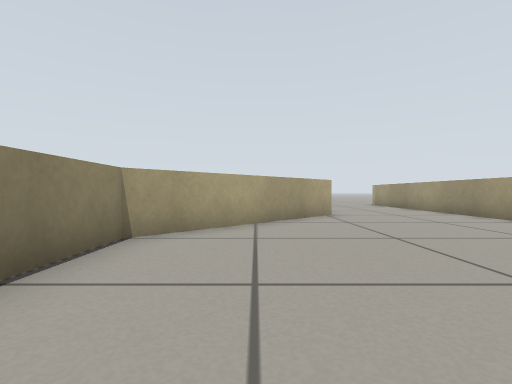
view 1 (above)

16 first-person views from a walk through a Gazebo world. The camera is 0.33 m above the floor, looks level and sees 85° across. The floor is counted in squares, 0.5 m on a side. Each view is taken from the middle of a square. On the plan, view 1 faces up. The plan holds only what a view shows up to about 9 squares ahead; the rest is blank. The place goes on beyond the plan.

view 2
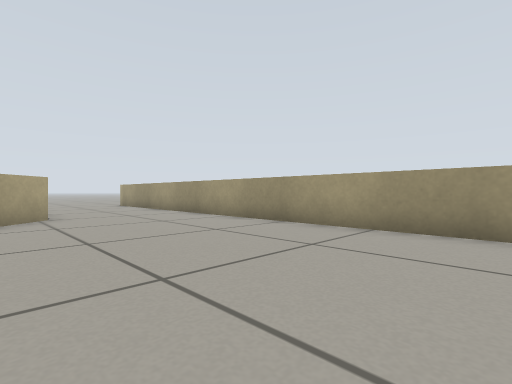

view 3
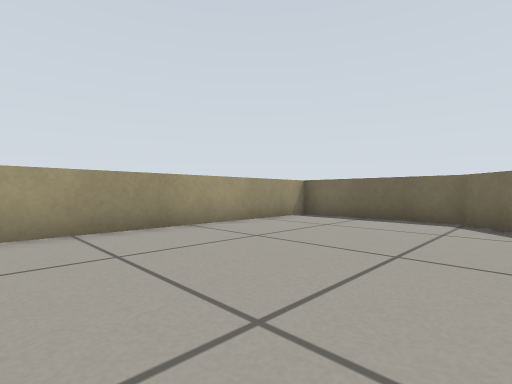

view 4
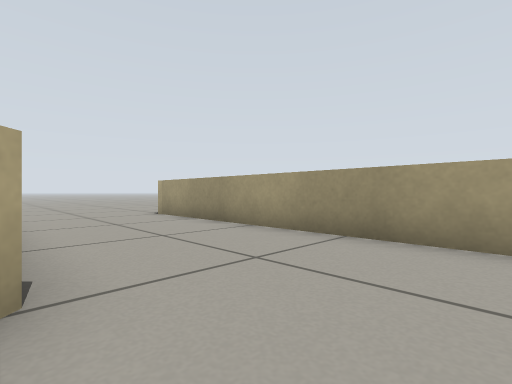

view 5
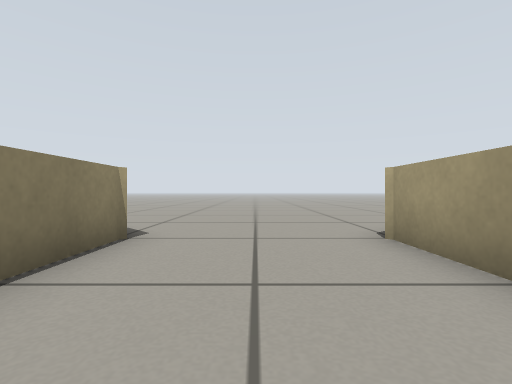

view 6
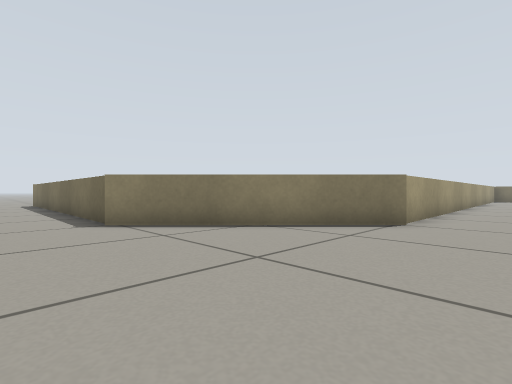

view 7
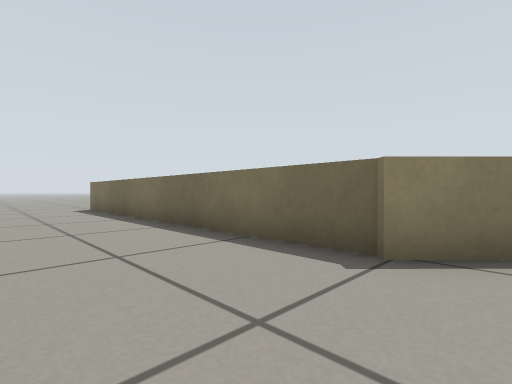

view 8
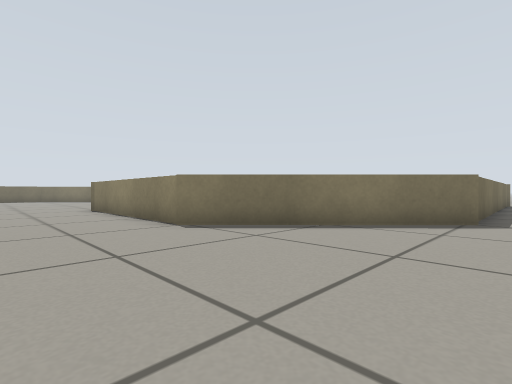

view 9
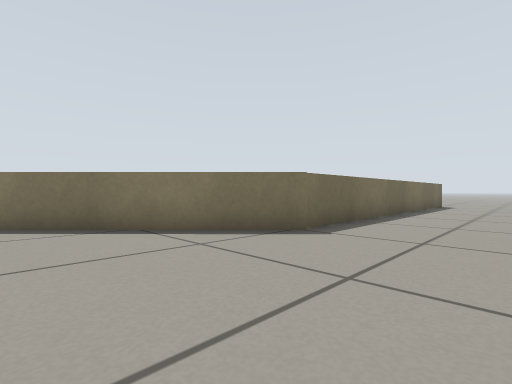

view 10
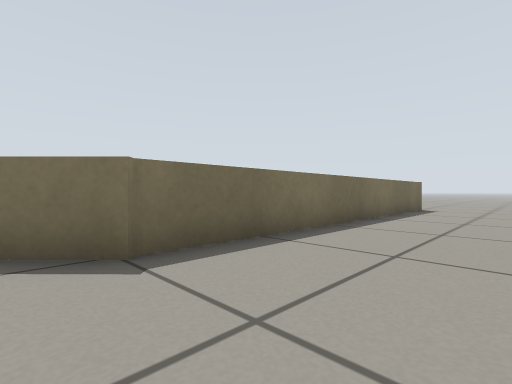

view 11
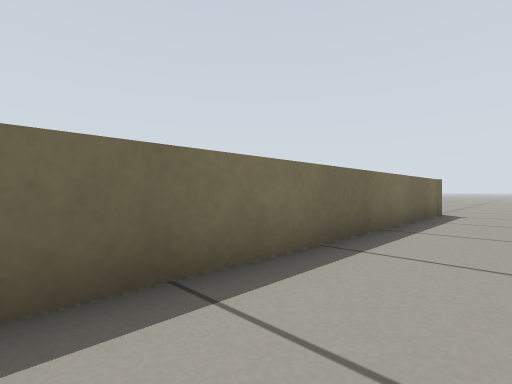

view 12
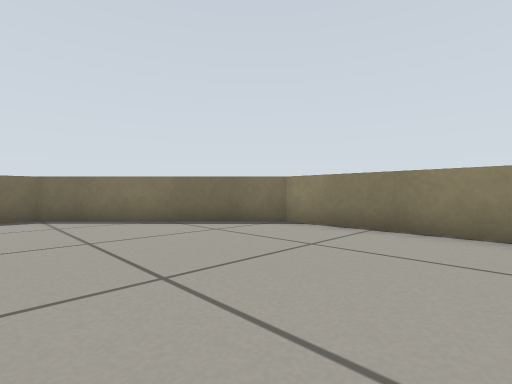

view 13
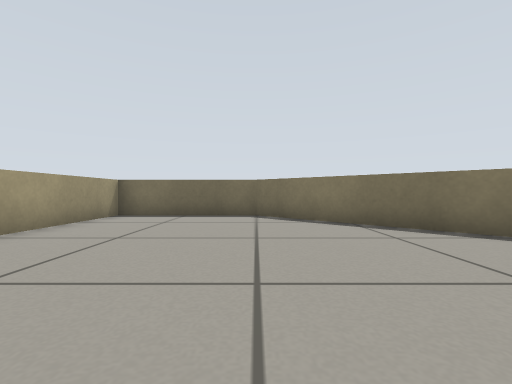

view 14
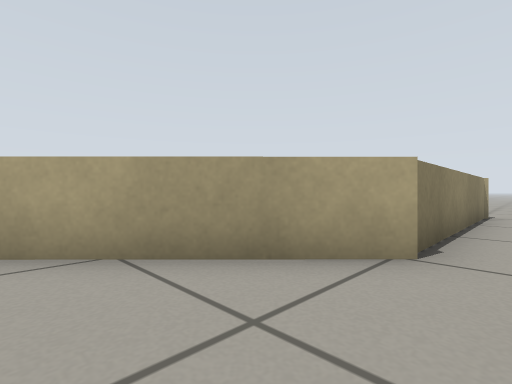

view 15
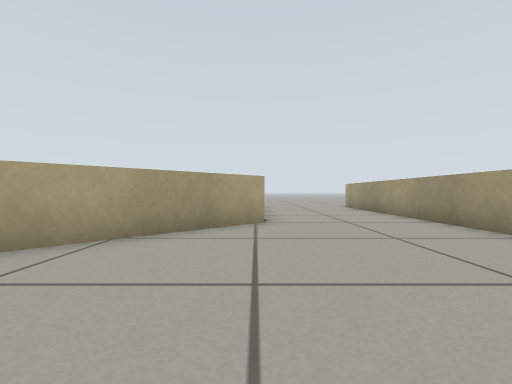

view 16
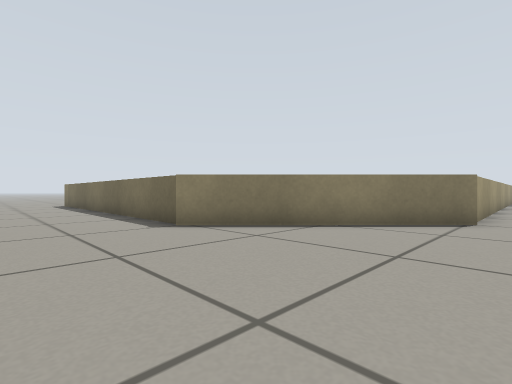

### Floor plan
Points are (right, up) in squares from view 1. A wall is a line through its corners. A room is listed if a view was taken in it or the views show most of it. See-through windows are left out.
Room 1 (views 1, 2, 3, 4, 5, 6, 7, 8, 9, 10, 11, 12, 13, 14, 15, 16)
walls: (2.2, 8.1) (-1.9, 3.9) (-1.9, 0.1) (2, -3.9) (5.9, -3.9) (5.9, 14) (9.9, 18.1) (18.5, 18.1); (-11.9, 18.1) (-1.9, 18.1) (2.1, 14) (2.1, 8.4)

Where each view was taken, in squares from view 1:
view 1: 0 up, 0 right, facing up
view 2: 0 up, 1 right, facing up-right
view 3: 3 up, 1 right, facing down-right
view 4: 6 up, 2 right, facing up-right
view 5: 10 up, 4 right, facing up
view 6: 20 up, 4 right, facing down-right
view 7: 21 up, 9 right, facing down-right
view 8: 19 up, 5 right, facing down-left
view 9: 21 up, 2 right, facing down-left
view 10: 21 up, 1 left, facing down-left
view 11: 20 up, 3 left, facing down-left
view 12: 4 up, 3 right, facing down-left
view 13: 4 up, 2 right, facing down
view 14: 5 up, 3 right, facing up-left
view 15: 2 up, 2 right, facing up
view 16: 21 up, 5 right, facing down-right
